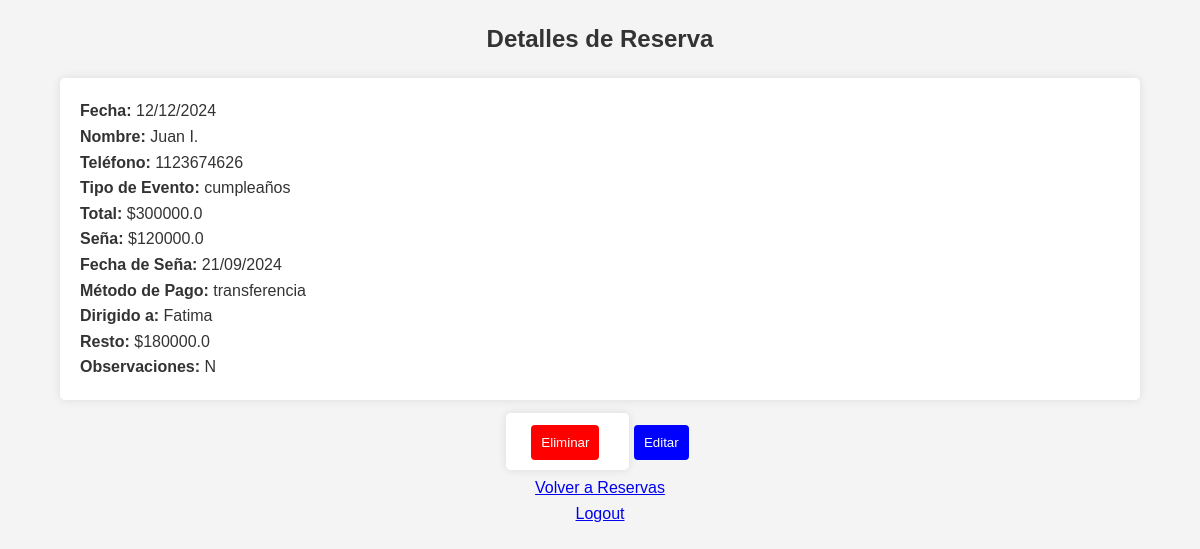
Page /ver/1 on the earlier database version.
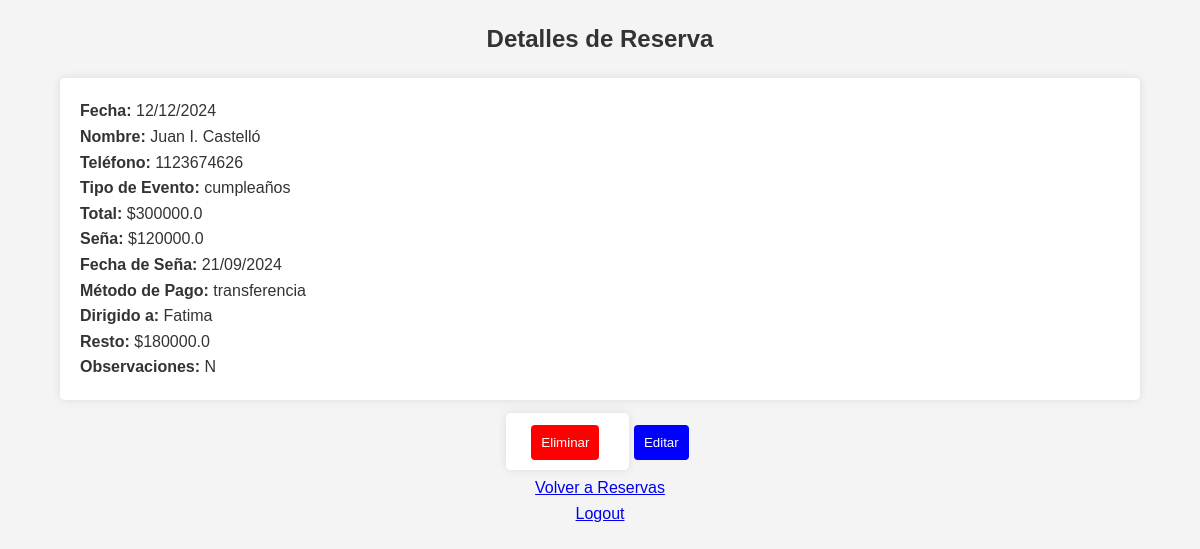
Same page on the later database version.
### tables this page shows
CREATE TABLE reservas (id INTEGER PRIMARY KEY, fecha TEXT, nombre TEXT, telefono TEXT, tipo_evento TEXT, total REAL, seña REAL, fecha_seña TEXT, metodo_pago TEXT, dirigido_a TEXT, resto REAL, observaciones TEXT);

### app.py (the view)
@app.route('/ver/<int:id>')
def ver_reserva(id):
    conn = get_db_connection()
    reserva = conn.execute('SELECT * FROM reservas WHERE id = ?', (id,)).fetchone()
    conn.close()
    if reserva:
        reserva_dict = dict(reserva)
        reserva_dict['fecha'] = datetime.strptime(reserva['fecha'], '%Y-%m-%d').strftime('%d/%m/%Y')
        if reserva['fecha_seña']:
            reserva_dict['fecha_seña'] = datetime.strptime(reserva['fecha_seña'], '%Y-%m-%d').strftime('%d/%m/%Y')
        return render_template('detalles_reserva.html', reserva=reserva_dict)
    else:
        flash('Reserva no encontrada.')
        return redirect(url_for('reservar'))

### app.py (called while the page is built)
def get_db_connection():
    conn = sqlite3.connect('reservas.db')
    conn.row_factory = sqlite3.Row
    return conn

### templates/detalles_reserva.html (shortened to what this page needs)
<!DOCTYPE html>
<html lang="es">
<head>
    <link rel="stylesheet" href="{{ url_for('static', filename='styles.css') }}">
</head>
<body>
    <h2>Detalles de Reserva</h2>
    <div class="container">
        <p><strong>Fecha:</strong> {{ reserva.fecha }}</p>
        <p><strong>Nombre:</strong> {{ reserva.nombre }}</p>
        <p><strong>Teléfono:</strong> {{ reserva.telefono }}</p>
        <p><strong>Tipo de Evento:</strong> {{ reserva.tipo_evento }}</p>
        <p><strong>Total:</strong> ${{ reserva.total }}</p>
        <p><strong>Seña:</strong> ${{ reserva.seña }}</p>
        <p><strong>Fecha de Seña:</strong> {{ reserva.fecha_seña }}</p>
        <p><strong>Método de Pago:</strong> {{ reserva.metodo_pago }}</p>
        <p><strong>Dirigido a:</strong> {{ reserva.dirigido_a }}</p>
        <p><strong>Resto:</strong> ${{ reserva.resto }}</p>
        <p><strong>Observaciones:</strong> {{ reserva.observaciones }}</p>
    </div>
    <div class="centered">
        <form action="/eliminar/{{ reserva.id }}" method="POST" style="display:inline;">
            <button type="submit" class="delete-button">Eliminar</button>
        </form>
        <a href="/editar/{{ reserva.id }}">
            <button class="edit-button">Editar</button>
        </a>
    </div>
    <div class="centered">
        <p><a href="/reservas">Volver a Reservas</a></p>
        <p><a href="/logout">Logout</a></p>
    </div>
</body>
</html>

Differences in the rows shown:
changed reservas "cumpleaños": nombre "Juan I." → "Juan I. Castelló"
